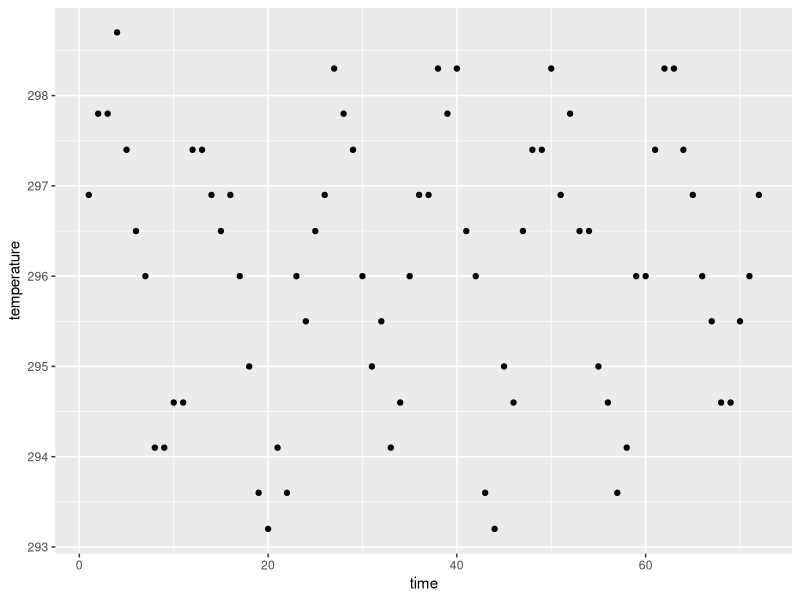
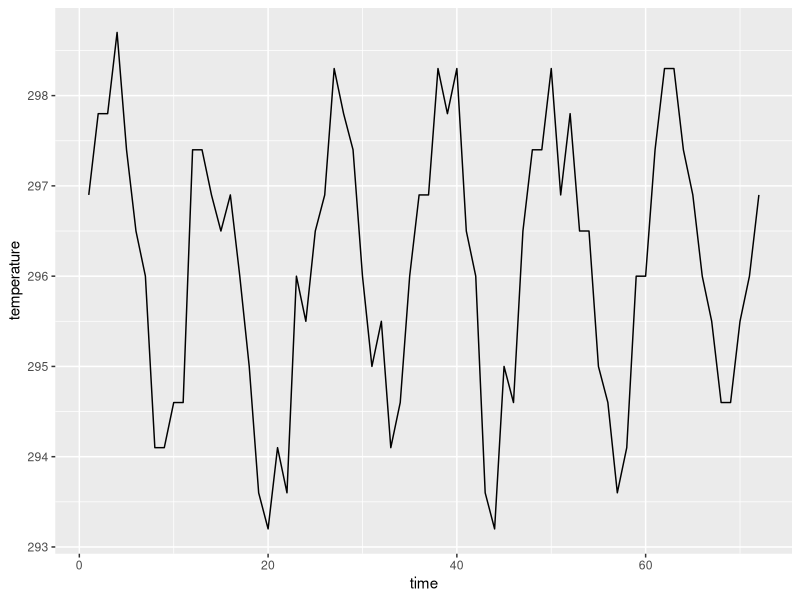
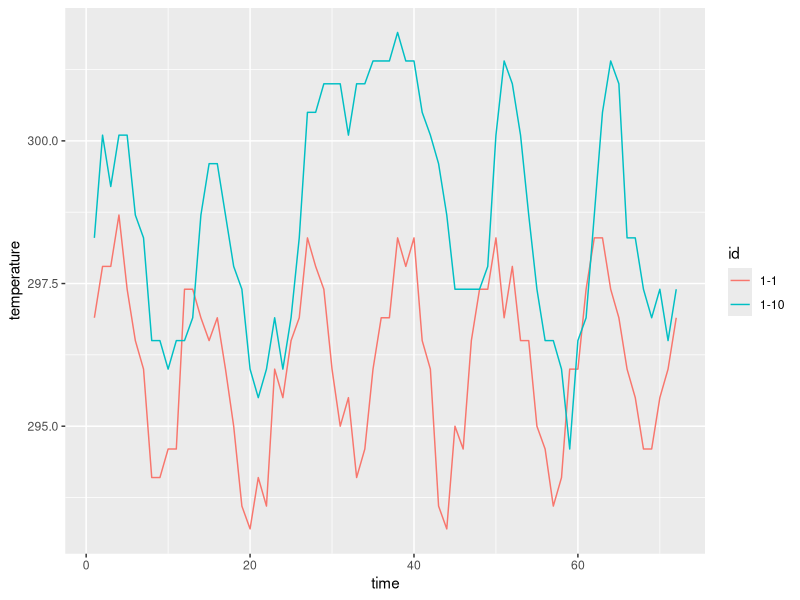

The R script that drew these images, in order: (Note: this script raises an error after producing the figures.)
## ---- chunk 1
knitr::opts_chunk$set(echo = TRUE)
library(tidyverse)
library(lubridate)
## ---- chunk 2
data(nasa, package="GGally")
head(nasa)
## ---- chunk 3
library(tidyverse)
nasa %>% filter(x == 1, y == 1) %>%
  ggplot(aes(x = time, y = temperature)) + geom_point()
## ---- chunk 4
nasa %>% filter(x == 1, y == 1) %>%
  ggplot(aes(x = time, y = temperature)) + geom_line()
## ---- chunk 5
nasa %>% filter(x == 1, y %in% c(1, 10)) %>%
  ggplot(aes(x = time, y = temperature, group=id, color = id)) + geom_line()
## ---- chunk 6
data(box, package="classdata")
box %>% filter(Movie == "The Avengers: Age of Ultron") %>%
  ggplot(aes(x = Date, y = Total.Gross)) + geom_line()
## ---- chunk 7
box %>% filter(Thtrs. > 100) %>%
  ggplot(aes(x = Date, y = log(Total.Gross), 
             group = interaction(Movie, Distributor))) + geom_line()
## ---- chunk 8
box %>% filter(Thtrs. > 100) %>%
  ggplot(aes(x = Date, y = Total.Gross.adjust, 
             group = interaction(Movie, Distributor))) + geom_line()
## ---- chunk 9
box %>% filter(Thtrs. > 100) %>%
  ggplot(aes(x = Date, y = Total.Gross.adjust, 
             group = interaction(Movie, Distributor))) + geom_line() +
  geom_text(aes(x = Date, y = Total.Gross.adjust, label = Movie), 
            data = box_summary %>% filter(Total.Gross.adjust > 2.5e8))
## ---- chunk 10
box %>% filter(Thtrs. > 100) %>%
  ggplot(aes(x = Date, y = Total.Gross.adjust, 
             group = interaction(Movie, Distributor))) + geom_line() +
  ggrepel::geom_text_repel(aes(x = Date, y = Total.Gross.adjust, label = Movie), 
            data = box_summary %>% filter(Total.Gross.adjust > 2.5e8), colour="grey50")
## ---- chunk 11
box %>% filter(Week <= 5) %>%
  mutate(Year = year(Date)) %>%
  ggplot(aes(x = Week, y = Total.Gross, 
             group = interaction(Movie, Distributor))) + geom_line() +
  facet_grid(.~Year)
